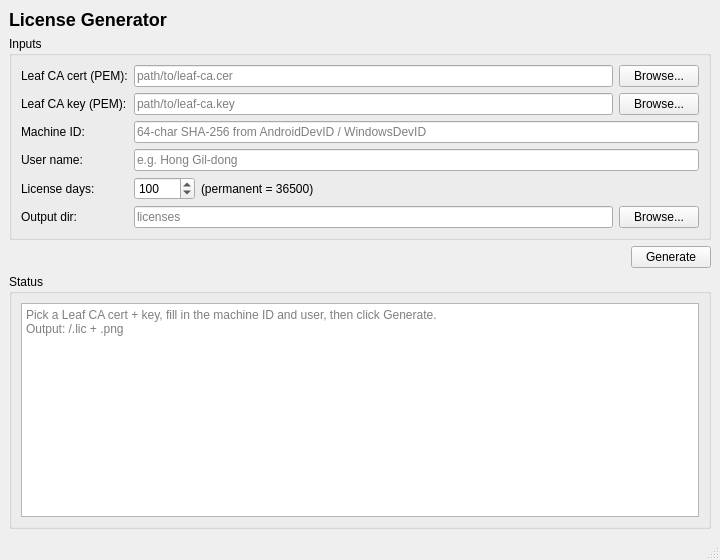
<?xml version="1.0" encoding="UTF-8"?>
<ui version="4.0">
 <class>MainWindow</class>
 <widget class="QMainWindow" name="MainWindow">
  <property name="windowTitle">
   <string>vLearn2 License Generator</string>
  </property>
  <property name="geometry">
   <rect>
    <x>0</x>
    <y>0</y>
    <width>720</width>
    <height>560</height>
   </rect>
  </property>
  <widget class="QWidget" name="central">
   <layout class="QVBoxLayout" name="rootLayout">
    <item>
     <widget class="QLabel" name="titleLabel">
      <property name="text">
       <string>&lt;h2&gt;License Generator&lt;/h2&gt;</string>
      </property>
     </widget>
    </item>

    <item>
     <widget class="QGroupBox" name="inputsGroup">
      <property name="title">
       <string>Inputs</string>
      </property>
      <layout class="QFormLayout" name="form">

       <item row="0" column="0">
        <widget class="QLabel" name="leafCertLabel">
         <property name="text"><string>Leaf CA cert (PEM):</string></property>
        </widget>
       </item>
       <item row="0" column="1">
        <layout class="QHBoxLayout" name="leafCertRow">
         <item>
          <widget class="QLineEdit" name="leafCertEdit">
           <property name="placeholderText"><string>path/to/leaf-ca.cer</string></property>
          </widget>
         </item>
         <item>
          <widget class="QPushButton" name="leafCertBrowse">
           <property name="text"><string>Browse...</string></property>
          </widget>
         </item>
        </layout>
       </item>

       <item row="1" column="0">
        <widget class="QLabel" name="leafKeyLabel">
         <property name="text"><string>Leaf CA key (PEM):</string></property>
        </widget>
       </item>
       <item row="1" column="1">
        <layout class="QHBoxLayout" name="leafKeyRow">
         <item>
          <widget class="QLineEdit" name="leafKeyEdit">
           <property name="placeholderText"><string>path/to/leaf-ca.key</string></property>
          </widget>
         </item>
         <item>
          <widget class="QPushButton" name="leafKeyBrowse">
           <property name="text"><string>Browse...</string></property>
          </widget>
         </item>
        </layout>
       </item>

       <item row="2" column="0">
        <widget class="QLabel" name="machineIdLabel">
         <property name="text"><string>Machine ID:</string></property>
        </widget>
       </item>
       <item row="2" column="1">
        <widget class="QLineEdit" name="machineIdEdit">
         <property name="placeholderText"><string>64-char SHA-256 from AndroidDevID / WindowsDevID</string></property>
        </widget>
       </item>

       <item row="3" column="0">
        <widget class="QLabel" name="userNameLabel">
         <property name="text"><string>User name:</string></property>
        </widget>
       </item>
       <item row="3" column="1">
        <widget class="QLineEdit" name="userNameEdit">
         <property name="placeholderText"><string>e.g. Hong Gil-dong</string></property>
        </widget>
       </item>

       <item row="4" column="0">
        <widget class="QLabel" name="daysLabel">
         <property name="text"><string>License days:</string></property>
        </widget>
       </item>
       <item row="4" column="1">
        <layout class="QHBoxLayout" name="daysRow">
         <item>
          <widget class="QSpinBox" name="daysSpinBox">
           <property name="minimum"><number>1</number></property>
           <property name="maximum"><number>36500</number></property>
           <property name="value"><number>100</number></property>
          </widget>
         </item>
         <item>
          <widget class="QLabel" name="daysHint">
           <property name="text"><string>(permanent = 36500)</string></property>
          </widget>
         </item>
         <item>
          <spacer name="daysSpacer">
           <property name="orientation"><enum>Qt::Horizontal</enum></property>
           <property name="sizeHint" stdset="0"><size><width>40</width><height>20</height></size></property>
          </spacer>
         </item>
        </layout>
       </item>

       <item row="5" column="0">
        <widget class="QLabel" name="outputDirLabel">
         <property name="text"><string>Output dir:</string></property>
        </widget>
       </item>
       <item row="5" column="1">
        <layout class="QHBoxLayout" name="outputDirRow">
         <item>
          <widget class="QLineEdit" name="outputDirEdit">
           <property name="placeholderText"><string>licenses</string></property>
          </widget>
         </item>
         <item>
          <widget class="QPushButton" name="outputDirBrowse">
           <property name="text"><string>Browse...</string></property>
          </widget>
         </item>
        </layout>
       </item>

      </layout>
     </widget>
    </item>

    <item>
     <layout class="QHBoxLayout" name="buttonRow">
      <item>
       <spacer name="buttonSpacer">
        <property name="orientation"><enum>Qt::Horizontal</enum></property>
        <property name="sizeHint" stdset="0"><size><width>40</width><height>20</height></size></property>
       </spacer>
      </item>
      <item>
       <widget class="QPushButton" name="generateButton">
        <property name="text"><string>Generate</string></property>
        <property name="minimumWidth"><number>160</number></property>
       </widget>
      </item>
     </layout>
    </item>

    <item>
     <widget class="QGroupBox" name="statusGroup">
      <property name="title">
       <string>Status</string>
      </property>
      <layout class="QVBoxLayout" name="statusLayout">
       <item>
        <widget class="QPlainTextEdit" name="statusTextEdit">
         <property name="readOnly"><bool>true</bool></property>
         <property name="placeholderText">
          <string>Pick a Leaf CA cert + key, fill in the machine ID and user, then click Generate.
Output: &lt;output dir&gt;/&lt;serial&gt;.lic + &lt;serial&gt;.png</string>
         </property>
        </widget>
       </item>
      </layout>
     </widget>
    </item>

   </layout>
  </widget>
  <widget class="QStatusBar" name="statusbar"/>
 </widget>
 <resources/>
 <connections/>
</ui>
